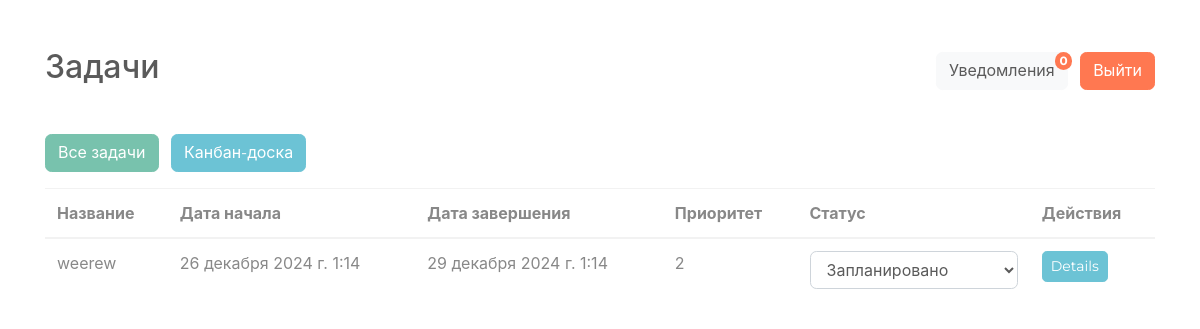
Page /user/ (signed in) on the earlier database version.
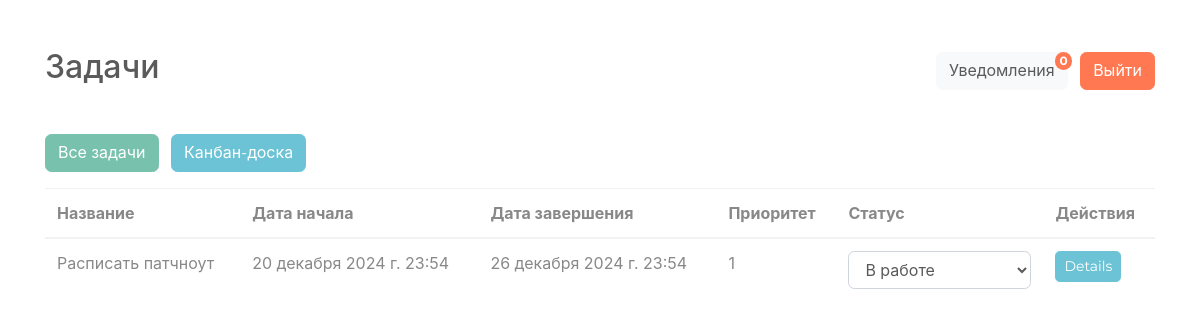
Same page on the later database version.
### task_management_system_app/models.py (models this page shows)
class Task(models.Model):
    STATUS_CHOICES = [
        ('planned', 'Запланировано'),
        ('in_progress', 'В работе'),
        ('completed', 'Завершено'),
    ]
    name = models.CharField(max_length=100)
    category = models.ForeignKey(Category, on_delete=models.CASCADE)
    assigned_to = models.ForeignKey(User, on_delete=models.CASCADE, related_name='tasks')
    start_date = models.DateTimeField()
    end_date = models.DateTimeField()
    priority = models.IntegerField(default=1)
    description = models.TextField(default='')
    is_completed = models.BooleanField(default=False)
    status = models.CharField(
        max_length=20,
        choices=STATUS_CHOICES,
        default='planned'
    )

### task_management_system_app/views.py (the view)
# urls.py: path('user/', views.user_tasks_list, name='user_tasks_list'),
@login_required
def user_tasks_list(request):
    tasks = Task.objects.filter(assigned_to=request.user)
    notifications = Notification.objects.filter(user=request.user, is_read=False)
    return render(request, 'user_tasks_list.html', {
        'tasks': tasks,
        'notifications_count': notifications.count()
    })

### task_management_system_app/templates/user_tasks_list.html (shortened to what this page needs)
<!DOCTYPE html>
<html lang="ru">
<head>
    <link rel="stylesheet" href="https://cdn.jsdelivr.net/npm/bootswatch@4.5.2/dist/minty/bootstrap.min.css" />
</head>
<body>
    <div class="container mt-5">
        <div class="d-flex justify-content-between align-items-center mb-3">
            <h2 class="text-center">{{ category.name }} Задачи</h2>
            <div>
                <button id="notificationsButton" class="btn btn-light position-relative">
                    Уведомления
                    <span id="notificationsBadge"
                        class="position-absolute top-0 start-100 translate-middle badge rounded-pill bg-danger"
                        style="{% if notifications_count == 0 %}display: {{0}};{% endif %}">
                        {{ notifications_count }}
                    </span>
                </button>
                <a href="{% url 'logout' %}" class="btn btn-danger ml-2">Выйти</a>
            </div>
        </div>
        <br />
        <div class="mb-3">
            <a href="{% url 'all_tasks_list' %}" class="btn btn-primary">Все задачи</a>
            <a href="{% url 'kanban_board' %}" class="btn btn-info ml-2">Канбан-доска</a>
        </div>
        <table id="taskTable" class="table">
            <thead>
                <tr>
                    <th>Название</th>
                    <th>Дата начала</th>
                    <th>Дата завершения</th>
                    <th>Приоритет</th>
                    <th>Статус</th>
                    <th>Действия</th>
                </tr>
            </thead>
            <tbody>
                {% for task in tasks %}
                <tr>
                    <td>{{ task.name }}</td>
                    <td>{{ task.start_date }}</td>
                    <td>{{ task.end_date }}</td>
                    <td>{{ task.priority }}</td>
                    <td>
                        <select class="form-control"
                                onchange="updateTaskStatus({{ task.id }}, this.value)">
                            <option value="planned" {% if task.status == 'planned' %}selected{% endif %}>Запланировано</option>
                            <option value="in_progress" {% if task.status == 'in_progress' %}selected{% endif %}>В работе</option>
                        </select>
                    </td>
                    <td>
                        <button type="button" class="btn btn-info btn-sm" data-toggle="modal"
                            data-target="#taskModal_{{ task.id }}">Details</button>
                    </td>
                </tr>
                {% endfor %}
            </tbody>
        </table>
    </div>
</body>
</html>

Differences in the rows shown:
removed Task: name "weerew", start_date "26 декабря 2024 г. 1:14", end_date "29 декабря 2024 г. 1:14", priority "2", status+id "Запланировано"
added Task: name "Расписать патчноут", start_date "20 декабря 2024 г. 23:54", end_date "26 декабря 2024 г. 23:54", priority "1", status+id "В работе"
